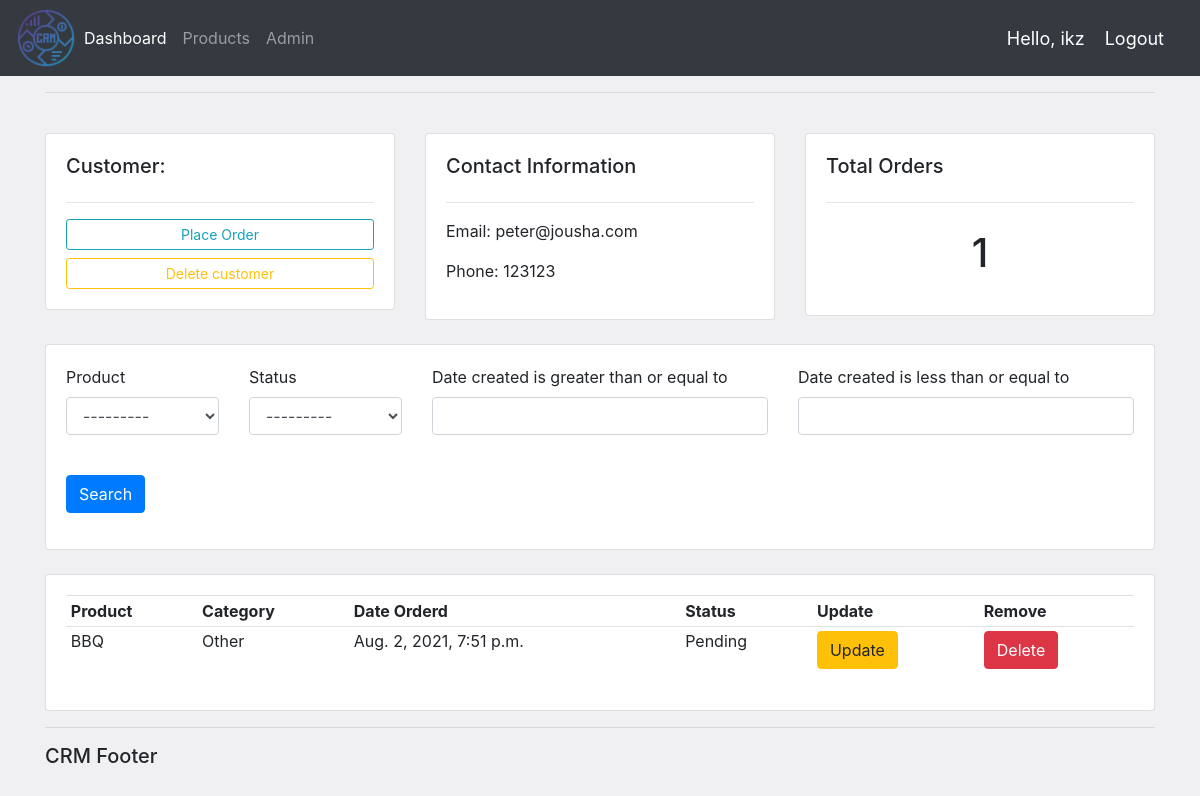
The page /customer/3 (signed in) on the database as committed earlier.
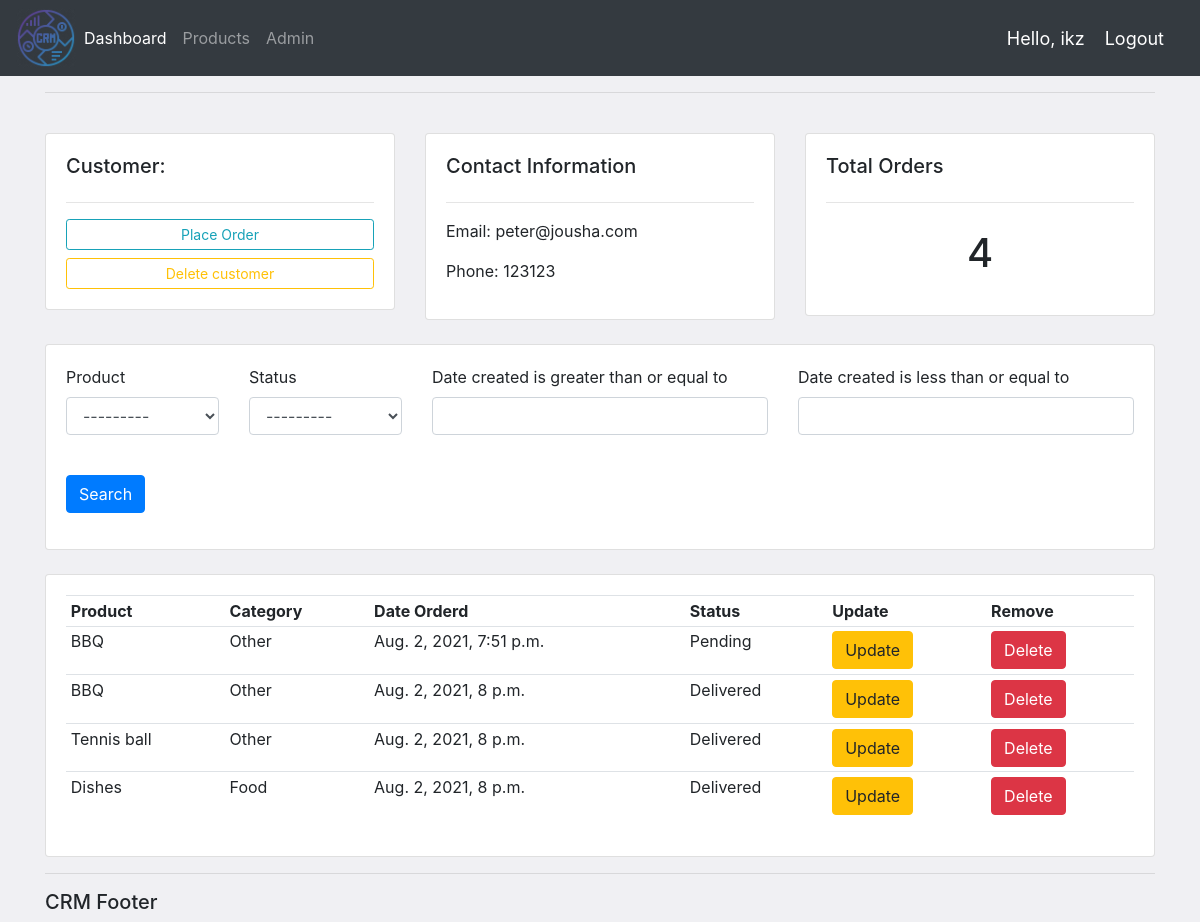
The same page on the database as committed later.
### accounts/models.py (models this page shows, shortened)
class Order(models.Model):
    STATUS = (
        ('Pending', 'Pending'),
        ('For delivery', 'For delivery'),
        ('Delivered', 'Delivered'),
    )
    customer = models.ForeignKey(
        Customer, null=True, on_delete=models.SET_NULL)
    product = models.ForeignKey(Product, null=True, on_delete=models.SET_NULL)
    date_created = models.DateTimeField(auto_now_add=True, null=True)
    status = models.CharField(max_length=50, choices=STATUS)

class Product(models.Model):
    CATEGORY = (
        ('Food', 'Food'),
        ('Drink', 'Drink'),
        ('Other', 'Other'),
    )
    name = models.CharField(max_length=50, null=True)
    price = models.FloatField()
    tags = models.ManyToManyField(Tag)
    category = models.CharField(max_length=50, null=True, choices=CATEGORY)
    description = models.CharField(max_length=50, null=True, blank=True)
    date_created = models.DateTimeField(auto_now_add=True, null=True)
    def __str__(self):
        return self.name

### accounts/views.py (the view)
# urls.py: path('customer/<str:pk>', views.customer, name="customer"),
@login_required(login_url='login')
def customer(request, pk):
    customer = get_object_or_404(Customer, id=pk)
    orders = customer.order_set.all()
    orders_count = orders.count()
    myFilter = OrderFilter(request.GET, queryset=orders)
    orders = myFilter.qs
    context = {'customer': customer, 'orders': orders,
               'orders_count': orders_count, 'myFilter': myFilter}
    return render(request, 'accounts/customer.html', context)

### accounts/templates/accounts/customer.html
{% extends 'accounts/main.html' %}
{% load crispy_forms_tags %}
{% block content %}
<br>
<div class="row">
    <div class="col-md">
        <div class="card card-body">
            <h5>Customer:</h5>
            <hr>
            <a class="btn btn-outline-info  btn-sm btn-block" href="{% url 'create_order' customer.id %}">Place
                Order</a>
            <a class="btn btn-outline-warning  btn-sm btn-block" href="{% url 'customer_delete' customer.id %}">Delete
                customer</a>
        </div>
    </div>
    <div class="col-md">
        <div class="card card-body">
            <h5>Contact Information</h5>
            <hr>
            <p>Email: {{customer.email}}</p>
            <p>Phone: {{customer.phone}}</p>
        </div>
    </div>
    <div class="col-md">
        <div class="card card-body">
            <h5>Total Orders</h5>
            <hr>
            <h1 style="text-align: center;padding: 10px">{{orders_count}}</h1>
        </div>
    </div>
</div>
<br>
<div class="row">
    <div class="col">
        <div class="card card-body">
            <form method="get">
                <div class="row">
                    <div class="col-2">
                        {{ myFilter.form.product|as_crispy_field }}
                    </div>
                    <div class="col-2">
                        {{ myFilter.form.status|as_crispy_field }}
                    </div>
                    <div class="col-4">
                        {{ myFilter.form.start_date|as_crispy_field }}
                    </div>
                    <div class="col-4">
                        {{ myFilter.form.end_date|as_crispy_field }}
                    </div>
                    <div class=col-2><br><button class="btn btn-small btn-primary" type="submit">Search</button></div>
                </div>
            </form>
        </div>
    </div>
</div>
<br>
<div class="row">
    <div class="col-md">
        <div class="card card-body">
            <table class="table table-sm">
                <tr>
                    <th>Product</th>
                    <th>Category</th>
                    <th>Date Orderd</th>
                    <th>Status</th>
                    <th>Update</th>
                    <th>Remove</th>
                </tr>
                {% for order in orders %}
                <tr>
                    <td>{{order.product}}</td>
                    <td>{{order.product.category}}</td>
                    <td>{{order.date_created}}</td>
                    <td>{{order.status}}</td>
                    <td> <a class="btn btn-warning" href="{% url 'update_order' order.pk%}">Update</a></td>
                    <td> <a class="btn btn-danger" href="{% url 'delete_order' order.pk%}">Delete</a></td>
                </tr>
                {% endfor %}
            </table>
        </div>
    </div>
</div>
{% endblock content %}

Rows that differ between the two databases and show on the page:
added Order: product "BBQ", product.category "Other", date_created "Aug. 2, 2021, 8 p.m.", status "Delivered"
added Order: product "Tennis ball", product.category "Other", date_created "Aug. 2, 2021, 8 p.m.", status "Delivered"
added Order: product "Dishes", product.category "Food", date_created "Aug. 2, 2021, 8 p.m.", status "Delivered"
Other text that changed with them:
{{ orders_count }}: "1" → "4"
